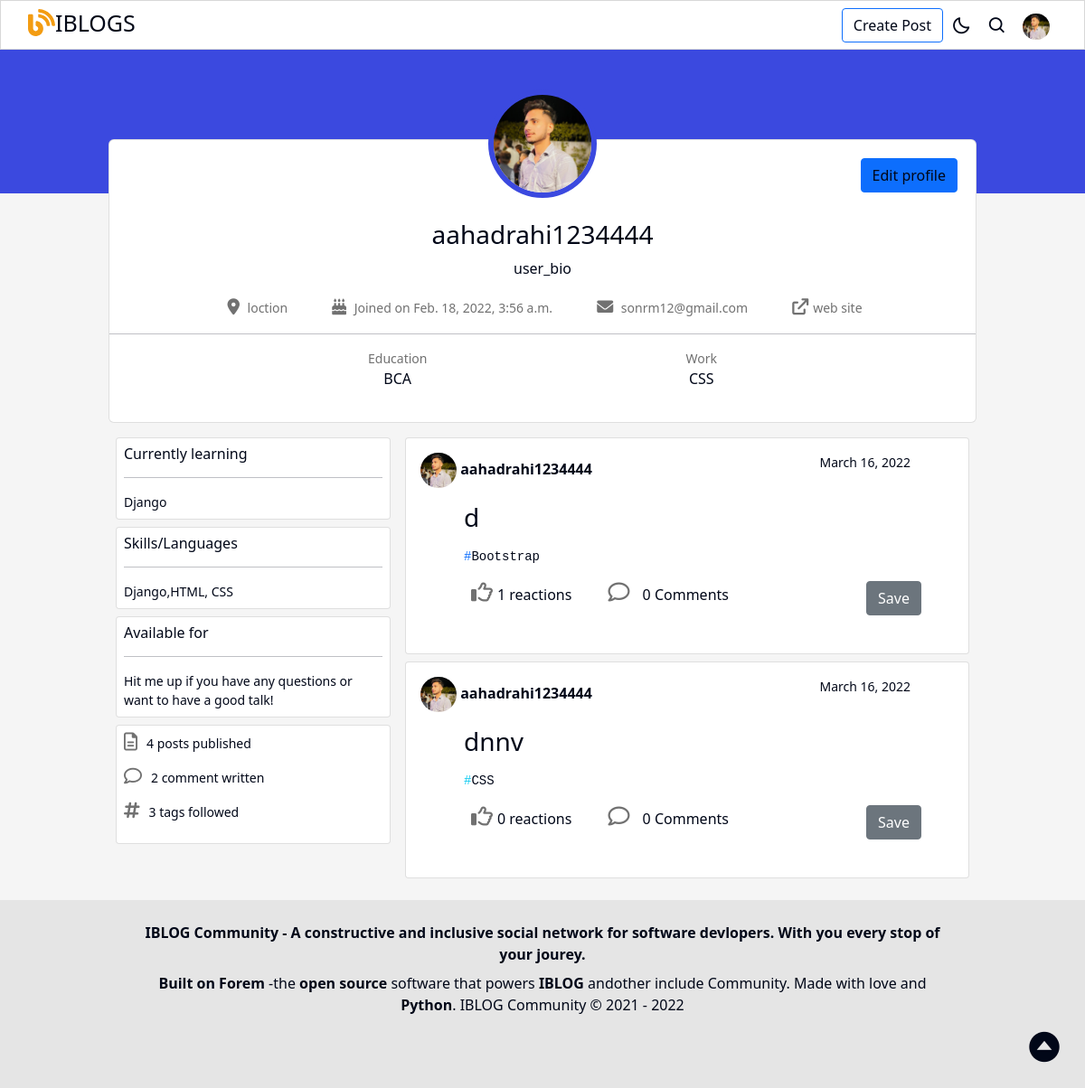
The app's page /profile/aahad/ (signed in), older data.
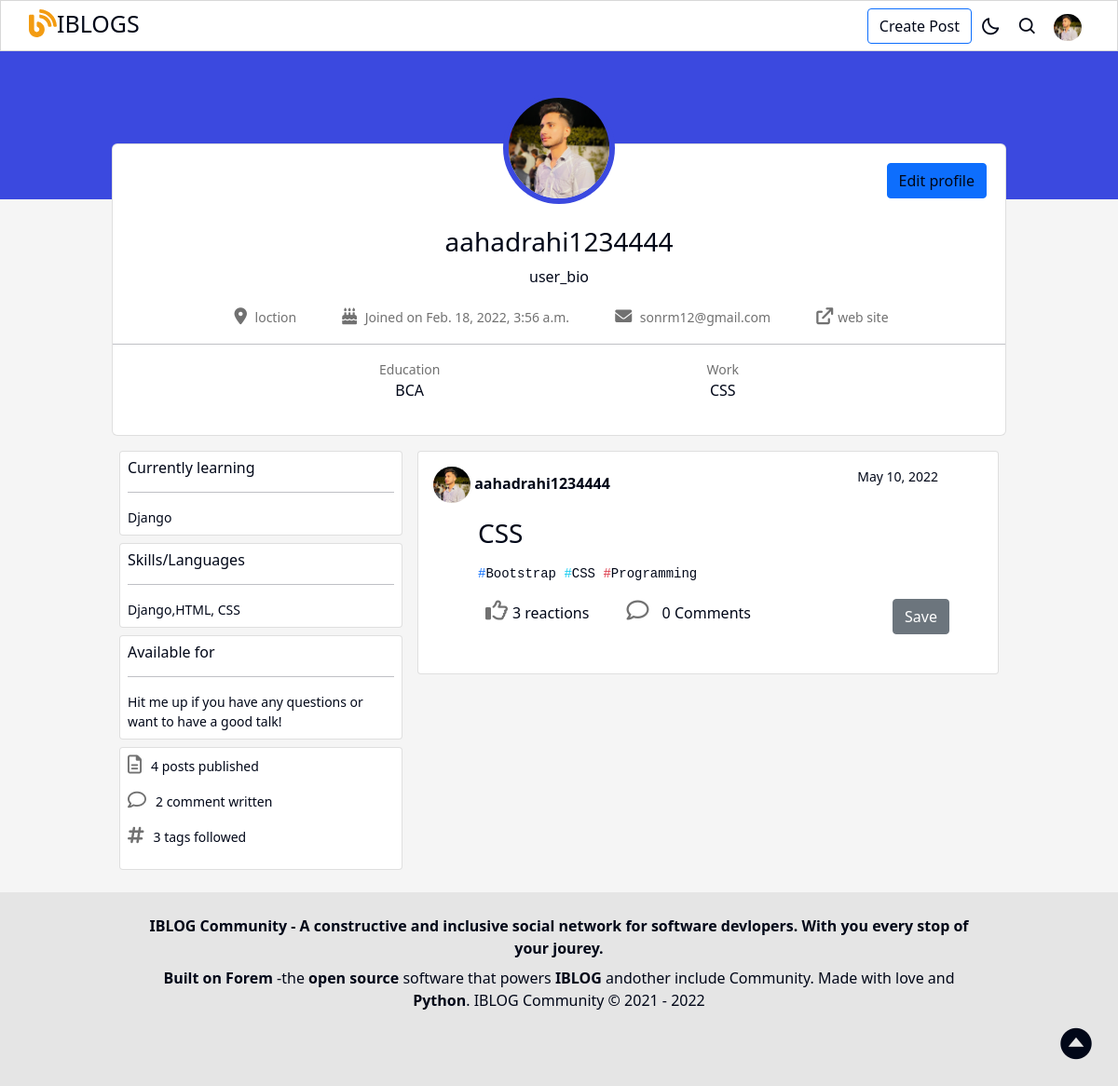
The same page, newer data.
### app/models.py (models this page shows, shortened)
class Post(models.Model):
    user_id=models.ForeignKey(User, on_delete=models.CASCADE,related_name='post', )
    title=models.CharField(max_length=200)
    content = models.TextField(max_length=1000)
    category=models.ManyToManyField(Category)
    image=models.ImageField(upload_to='app/Post/')
    created_date =models.DateField(auto_now_add=True,null=True)
    updated_date =models.DateField(auto_now=True)
    Created_by = models.CharField(max_length=200,blank=True)
    updated_by = models.CharField(max_length=200,blank=True)
    likes = models.ManyToManyField(User, related_name='blogpost_like',blank=True)
    class Meta:
        ordering = ['title']

class ResizeImageMixin:
    def resize(self, imageField: models.ImageField, size:tuple):
        im = Image.open(imageField)  # Catch original
        source_image = im.convert('RGB')
        source_image.thumbnail(size)  # Resize to size
        output = BytesIO()
        source_image.save(output, format='JPEG') # Save resize image to bytes
        output.seek(0)
        content_file = ContentFile(output.read())  # Read output and create ContentFile in memory
        file = File(content_file)
        random_name = f'{uuid.uuid4()}.jpeg'
        imageField.save(random_name, file, save=False)

class Category(models.Model,ResizeImageMixin):
    CHOICES=[
        ('success','Green '),
        ('danger','Red'),
        ('dark','Black'),
        ('warning','Yellow'),
         ('info','Sky Blue'),
         ('primary','Blue'),
       ]
    user_id=models.ForeignKey(User, on_delete=models.CASCADE,related_name='category')
    title = models.CharField(max_length=100)
    color=models.CharField(max_length=32,choices=CHOICES,default='Black' ,verbose_name="Chuse categry color")
    description=models.TextField()
    url=models.CharField(max_length=100)
    created_date =models.DateField(auto_now_add=True,null=True)
    updated_date =models.DateField(auto_now=True)
    Created_by = models.TextField(max_length=200,blank=True)
    updated_by = models.TextField(max_length=200,blank=True)
    class Meta:
        ordering = ['title']
    def __str__(self):
        return self.title

### app/views.py (the view)
# urls.py: path('profile/<slug:username>/',views.userprofile ,name='userprofile'),
def userprofile(request,username):
    user=User.objects.get(username=request.user)
    cats=Post.objects.all()
    clicked_cat=cats.filter(user_id=user)
    return render(request,"app/userprofile.html",{'user':user , "post":clicked_cat})

### app/templates/app/userprofile.html (shortened to what this page needs)
{% extends 'app/base.html' %}
{% load static %}
{% block body %}
<div class="col">
    <div class="cardbg card  profile-card">
    <div class=" profile-image" >
      <img src="{% static 'app/img/aahad.jpg' %}"  alt="">
       </div>
       <div class="button1">
        <a class="btn btn-primary" href="{% url 'setting_profile' %}" role="button">Edit profile</a>
             </div>
     <div class="username">
       <h3>{{user.username}}</h3>
       <div class="bio">
        <p>user_bio</p>
        <div class="join">
            <p><i class="fa-solid fa-location-dot"></i> loction</p>
            <p><i class="fa-solid fa-cake-candles"></i> Joined on  {{user.date_joined}}</p>
            <a href=""><i class="fa-solid fa-envelope"></i> {{user.email}}</a>
            <a href=""><i class="fa-solid fa-arrow-up-right-from-square"></i>web site </a>
        </div>
       </div>
      </div>
      <hr>
     <div class="profile_data">
      <div class="profile_Education">
        <p class="muted">Education</p>
        <p>BCA</p>
    </div>
    <div class="profile_work">
      <p class="muted">Work</p>
    <p>CSS </p>
  </div>
     </div>
    </div>
</div>
<div class="profile-post">
  <div class="row post33">
    <div  id="infomore" class="col-md-4 col px-md-2 px-0">
    <div class="card cardbg  mb-2 p-2">
      <h6 class="m-0">Currently learning</h6>
        <hr >
       <p class="m-0">Django</p>
    </div>
    <div class="card cardbg mb-2 p-2">
      <h6 class="m-0">Skills/Languages</h6>
        <hr >
       <p class="m-0">Django,HTML, CSS </p>
    </div>
    <div class="card cardbg mb-2 p-2">
      <h6 class="m-0">Available for</h6>
        <hr >
       <p class="m-0">Hit me up if you have any questions or want to have a good talk!</p>
    </div>
    <div class="card cardbg mb-2 p-2">
       <p class=""><i class="fa-regular fa-file-lines"></i>4 posts published</p>
       <p class=""><i class="fa-regular fa-comment"></i>2 comment written</p>
       <p class=""><i class="fa-regular fa-hashtag"></i>3 tags followed</p>
    </div>
  </div>
    <div class="col-md-8 px-md-2 px-0">
      <div class="col">
        {% for p in post %}
        <div  class="cardbg card tags mb-2 " >
           <div class="card-body">
            <div class="row"> <span class=""> <img src="{% static 'app/img/aahad.jpg' %}" class="rounded-circle " style="width: 40px;" alt="">
                <b class=""> {{p.user_id}}</b>
                <small class="float-end mx-5 ">{{p.created_date}}</small>
            </div>
               <div class="card-text px-5 ">
                  <a class="nav-link link-dark  p-0"  href="/app/{{p.id}}"><h3 class="m-0 their title py-3"> {{p.title}}</h3></a>
                  <span class="d-flex">
                  {% for area in p.category.all|slice:":3" %}
                  <pre><a href="/category/{{area.url}} " style="text-decoration: none; color: black;"><span class="text-{{area.color}}">#</span><span>{{ area }} </span></a></pre>
                  {% endfor %}
                  </span>
                  <div class="row">
                    <div class="col-auto respons p-0"><span class=""><a class="nav-link link-dark p-0"  href="/app/{{p.url}}"><i class="fa-regular fa-thumbs-up" style="font-size: 24px; margin-right: 5px;"></i>{{ p.likes.count }} reactions</a></span></div>
                    <div class="col-auto respons p-0"><span class=""><a class="nav-link    link-dark p-0"  href="/app/{{p.url}}"> <i class="fa-regular fa-comment" style="font-size:24px"></i> {{p.comment.count}} Comments</a></span></div>
                      <div class="col p-0   "> <button class="ms-2 btrespons btn btn-secondary m-0 float-end">Save</button></div>
                  </div>
               </div>
           </div>
        </div>
        {% endfor %}
       </div>
    </div>
  </div>
</div>
{% endblock body %}

### app/templates/app/base.html (shortened to what this page needs)
{% load static %}
<!doctype html>
<html lang="en">
  <head>
   <link rel="stylesheet" href="{% static 'app/css/style.css' %}">
   <link rel="stylesheet" href="{% static 'app/css/all.min.css' %}">
   <link rel="stylesheet" href="{% static 'app/css/fontawesome.min.css' %}">
   <link href='https://unpkg.com/boxicons@2.1.2/css/boxicons.min.css' rel='stylesheet'>
   <link href="https://cdn.jsdelivr.net/npm/bootstrap@5.1.3/dist/css/bootstrap.min.css" rel="stylesheet">
  </head>
  <body  class="body">
    <button onclick="topFunction()" id="myBtn" title="Go to top"><i class='bx bxs-caret-up-circle '></i></button>
    <nav class="fixed-top">
      <div class="nav-bar">
          <span class="logo">
              <a href="#"><img class="img" src="{% static 'app/img/blog1.svg' %}" alt="">IBLOGS</a>
          </span>
          <div class="darkLight-searchBox">
            <div class="man">
              {% if  request.user.is_authenticated  %}
              <a class="btn btn-outline-primary" href="/createpost"> Create Post </a>
              {% endif %}
           </div>
           {% if  request.user.is_authenticated  %}
              <div class="dark-light">
                  <i class="bx bx-moon moon"></i>
              </div>
              {% endif %}
              <div class="searchBox">
                 <div class="searchToggle">
                  <i class="bx bx-search search"></i>
                  </div>
                </div>
                {% if  request.user.is_authenticated  %}
               <div >
                <li class="nav-item dropdown">
                  <a class="nav-link " href="#" id="navbarDropdown" role="button" data-bs-toggle="dropdown" aria-expanded="false">
                    <img src="{% static 'app/img/aahad.jpg' %}" class="rounded-circle "  style="width: 30px;margin-bottom: 20px;"  alt="">
                  </a>
              </li>
               </div>
               {% endif %}
          </div>
         </div>
  </nav>
   <div class="" style="margin-top: 50px;">
    {% block body %}
    {% endblock %}
   </div>
    {% include 'app/footer.html' %}
  </body>
</html>

### app/templates/app/footer.html
<footer  style="width: 100%;" class="page-footer pb-5  mt-3" >
    <div class="container">
      <div class="row">
        <div class="d-flex justify-content-center">
          <div class="col-sm-10 my-4">
            <div class="px-3 text-center text-light">
              <p class="mb-2"> <b> IBLOG Community - A constructive and inclusive social network for software devlopers. With you every stop of  your jourey. </b></p>
              <p class="mb-2"><b> Built on Forem</b> -the <b>open source </b> software that powers <b> IBLOG</b> andother include Community. Made with love and <b>Python</b>. IBLOG Community © 2021 - 2022 </p>
              </div>
            </div>
        </div>
      </div>
    </div>
  </footer>

### app/static/app/css/style.css (style rules this page uses)
@media only screen and (min-width: 768px) { .tags { height: 15rem; } }
@media only screen and (min-width: 768px) { .respons { margin: 20px; } }
* { margin: 0; padding: 0; box-sizing: border-box; color:var(--color); }
:root { --nav-color:#fff; --top-color:#fff; --search-boder:#6495ED; --side-nav:#fff; --color:#010718; --body-color:rgb(245,245,245); --text-color:#010718; --search-bar:#f2f2f2; --search-text:#010718; --border-color:rgb(216, 216, 216); --card-bg:#fafafa; --footer-bg:#E5E5E5; --login-color:#fff; --muted-color:#717171; }
.body { background-color: var(--body-color); }
nav { position: fixed; top:0; left: 0; height: 55px; width: 100%; background-color: var(--nav-color); z-index: 100; }
nav .nav-bar { position: relative; height: 100%; max-width: 1500px; width: 100%; background-color:var(--nav-color); border: 0.5px solid var(--border-color); margin: 0 ; padding: 0 30px; display: flex; align-items: center; justify-content: space-between; }
nav .nav-bar .logo a { font-size: 25px; font-weight: 500; color: var(--text-color); text-decoration: none; }
.nav-link { padding: .5rem .5rem !important; }
.nav-bar .darkLight-searchBox { display: flex; align-items: center; }
.darkLight-searchBox .dark-light, .darkLight-searchBox .searchToggle { height: 40px; width: 40px; display: flex; align-items: center; justify-content: center; }
.dark-light i, .searchToggle i { position: absolute; color: var(--text-color); font-size: 22px; cursor: pointer; transition: all o.3s ease; }
.searchBox { position: relative; }
.img { width: 30px; margin-bottom: 8px; }
.col .cardbg { background-color: var(--nav-color); }
body a { color:var(--text-color) !important; }
.page-footer { background-color: var(--footer-bg); }
.bxs-caret-up-circle { display: none; position: fixed; bottom: 50px; right: 50px; z-index: 99; font-size: 40px; border: none; outline: none; cursor: pointer; padding: 15px; border-radius: 50%; height: 25px; width: 25px; }
.fa-regular { color:var(--text-color); cursor: pointer; font-size: 24px; }
.fa-solid { color: red; cursor: pointer; font-size: 24px; }
.profile-card { margin: -60px 120px 16px; padding-bottom: 20px; border-radius: 6px !important; }
.profile-card img { position: absolute; top: -18%; width: 120px; border-radius: 50%; border: 6px solid #3b49df; }
.profile-image { display: flex; justify-content: center; }
.profile-card .username { margin-top: 30px; text-align: center; }
.bio .join p { display: inline; margin: 20px; font-size: 14px; color: var(--muted-color); }
.username .bio a { margin: 20px; font-size: 14px; color: var(--muted-color) !important; text-decoration: none; }
.join i { color:var(--muted-color); font-size: 18px; margin: 5px; }
.profile-card .profile_data { display: flex; justify-content: space-evenly; text-align: center; }
.profile_data .muted { color: var(--muted-color); font-size: 14px; margin: 0px; }
.profile-card .button1 { display: flex; justify-content: flex-end; margin-right: 20px; margin-top: 20px; }
.profile-post .post33 { margin: 0px 120px; }
.post33 p { font-size: 14px; color: var(--color); }
.post33 .cardbg i { color: var(--muted-color); font-size: 20px; margin-right: 10px; }

Row changes from the older to the newer data that the page shows:
removed Post: user_id "aahadrahi1234444", created_date "March 16, 2022", title "d", likes.count "1", comment.count "0", Category (title "Bootstrap")
removed Post: user_id "aahadrahi1234444", created_date "March 16, 2022", title "dnnv", likes.count "0", comment.count "0", Category (title "CSS")
added Post: user_id "aahadrahi1234444", created_date "May 10, 2022", title "CSS", likes.count "3", comment.count "0", Category (title "Bootstrap"), Category (title "CSS")
added Category: title "Programming", shown under "aahadrahi1234444"
